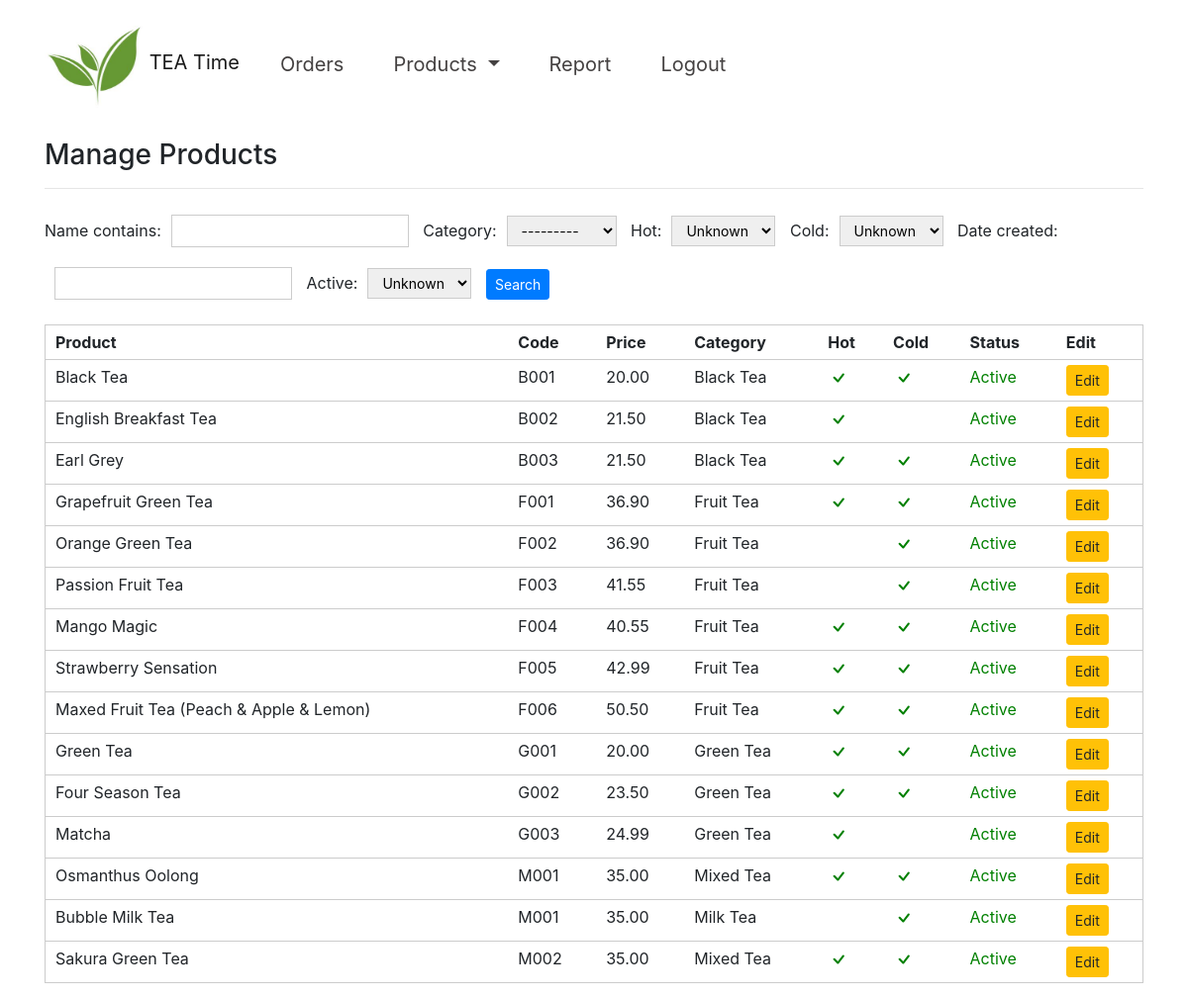
/manage_products (signed in), run on the app's committed database.
### main/models.py (models this page shows, shortened)
class Category(models.Model):
	name = models.CharField(max_length=256, null=False)
	image = models.ImageField(null=True, blank=True, upload_to="images/")
	active = models.BooleanField(default=True)
	def __str__(self):
		return self.name

class Product(models.Model):
	name = models.CharField(max_length=256, null=False)
	code = models.CharField(max_length=256, null=False)
	price = models.DecimalField(decimal_places=2, max_digits=10, null=False)
	category = models.ForeignKey(Category, blank=True, default=None, on_delete = models.CASCADE)
	hot = models.BooleanField(default=False)
	cold = models.BooleanField(default=False)
	date_created = models.DateTimeField(default=timezone.now)
	active = models.BooleanField(default=True)

### main/views.py (the view)
# urls.py: path('manage_products', views.manage_products, name="manage_products"),
@login_required(login_url='login')
@user_passes_test(lambda u: u.is_staff)
def manage_products(request):
    all_products = Product.objects.all().order_by('code')
    filter = ProductFilter(request.GET, queryset=all_products)
    all_products = filter.qs
    return render(request, "staff/manage_products.html", {
        'all_products': all_products,
        'filter': filter,
    })

### main/templates/staff/manage_products.html (shortened to what this page needs)
{% extends "main/layout.html" %}
{% block body %}
<div class="container">
    <h3>Manage Products</h3>
    <hr>
    <form method="GET" class="filter">
        {{filter.form}}
        <button class="btn btn-primary btn-sm" type="submit">Search</button>
    </form>
    <table class="all_products">
        <tr>
            <th>Product</th>
            <th>Code</th>
            <th>Price</th>
            <th>Category</th>
            <th>Hot</th>
            <th>Cold</th>
            <th>Status</th>
            <th>Edit</th>
        </tr>
        {% for product in all_products %}
            <tr>
                <td>{{product.name}}</td>
                <td>{{product.code}}</td>
                <td>{{product.price}}</td>
                <td>{{product.category}}</td>
                {% if product.hot %}
                    <td>
                        <svg xmlns="http://www.w3.org/2000/svg" width="22" height="22" fill="currentColor" class="bi bi-check" viewBox="0 0 16 16">
                            <path fill-rule="evenodd" d="M10.97 4.97a.75.75 0 0 1 1.071 1.05l-3.992 4.99a.75.75 0 0 1-1.08.02L4.324 8.384a.75.75 0 1 1 1.06-1.06l2.094 2.093 3.473-4.425a.236.236 0 0 1 .02-.022z"/>
                        </svg>
                    </td>
                {% else %}
                    <td></td>
                {% endif %}
                {% if product.cold %}
                    <td>
                        <svg xmlns="http://www.w3.org/2000/svg" width="22" height="22" fill="currentColor" class="bi bi-check" viewBox="0 0 16 16">
                            <path fill-rule="evenodd" d="M10.97 4.97a.75.75 0 0 1 1.071 1.05l-3.992 4.99a.75.75 0 0 1-1.08.02L4.324 8.384a.75.75 0 1 1 1.06-1.06l2.094 2.093 3.473-4.425a.236.236 0 0 1 .02-.022z"/>
                        </svg>
                    </td>
                {% else %}
                    <td></td>
                {% endif %}
                {% if product.active %}
                    <td style="color: green;">Active</td>
                {% else %}
                    <td style="color: red;">Inactive</td>
                {% endif %}
                <td>
                    <form action="{% url 'edit_product' product.id %}" method="GET">
                        <button class="btn btn-warning btn-sm" type="submit">Edit</button>
                    </form>
                </td>
            </tr>
        {% endfor %}
    </table>
</div>
{% endblock %}

### main/static/css/staff.css (style rules this page uses)
.filter label { font-size: 16px; }
.filter input, .filter select { margin: 10px 10px; padding: 5px 10px; display: inline-block; border: 1px solid #ccc; box-sizing: border-box; font-size: 14px; }
.all_products { margin: 15px 0px; border: 1px solid #ccc; border-collapse: collapse; width: 100%; }
.all_products th, .all_products td { padding: 5px 10px; border-bottom: 1px solid #ccc; vertical-align: top; }
.bi { color: green; }

### data on the page
Category: active "Unknown"
Product: name "Black Tea", code "B001", price "20.00", category "Black Tea", hot True (drawn), cold True (drawn), active "Active"
Product: name "English Breakfast Tea", code "B002", price "21.50", category "Black Tea", hot True (drawn), cold False (drawn), active "Active"
Product: name "Earl Grey", code "B003", price "21.50", category "Black Tea", hot True (drawn), cold True (drawn), active "Active"
Product: name "Grapefruit Green Tea", code "F001", price "36.90", category "Fruit Tea", hot True (drawn), cold True (drawn), active "Active"
Product: name "Orange Green Tea", code "F002", price "36.90", category "Fruit Tea", hot False (drawn), cold True (drawn), active "Active"
Product: name "Passion Fruit Tea", code "F003", price "41.55", category "Fruit Tea", hot False (drawn), cold True (drawn), active "Active"
Product: name "Mango Magic", code "F004", price "40.55", category "Fruit Tea", hot True (drawn), cold True (drawn), active "Active"
Product: name "Strawberry Sensation", code "F005", price "42.99", category "Fruit Tea", hot True (drawn), cold True (drawn), active "Active"
Product: name "Maxed Fruit Tea (Peach & Apple & Lemon)", code "F006", price "50.50", category "Fruit Tea", hot True (drawn), cold True (drawn), active "Active"
Product: name "Green Tea", code "G001", price "20.00", category "Green Tea", hot True (drawn), cold True (drawn), active "Active"
Product: name "Four Season Tea", code "G002", price "23.50", category "Green Tea", hot True (drawn), cold True (drawn), active "Active"
Product: name "Matcha", code "G003", price "24.99", category "Green Tea", hot True (drawn), cold False (drawn), active "Active"
Product: name "Osmanthus Oolong", code "M001", price "35.00", category "Mixed Tea", hot True (drawn), cold True (drawn), active "Active"
Product: name "Bubble Milk Tea", code "M001", price "35.00", category "Milk Tea", hot False (drawn), cold True (drawn), active "Active"
Product: name "Sakura Green Tea", code "M002", price "35.00", category "Mixed Tea", hot True (drawn), cold True (drawn), active "Active"
